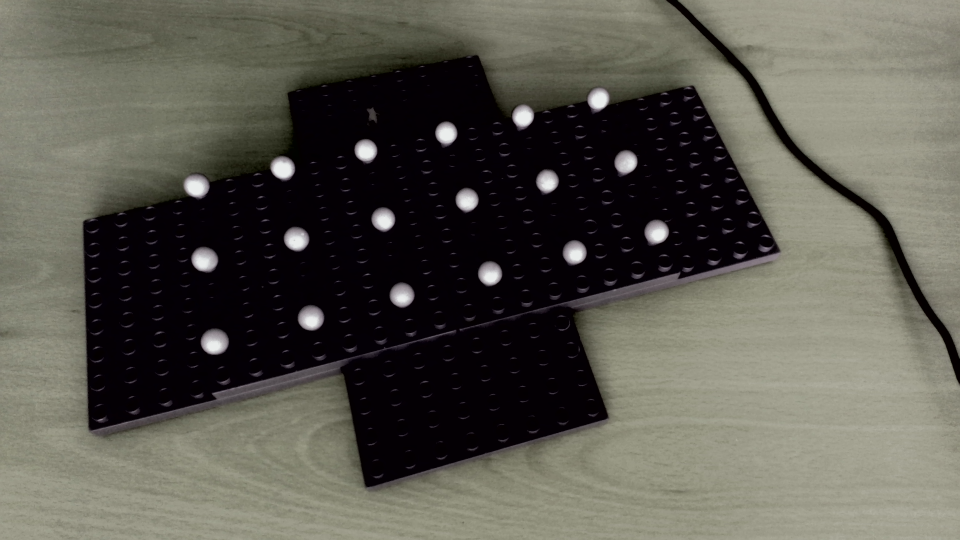
#> input picture circle_images/1_Color.png, 1920 x 1080 px, found by its file name (shown at 1/2 size)
$ python -i circle.py   (imports and definitions only)
#> lines starting #> are read from the running program, lines starting #| are printed output that depends on the picture
import numpy as np
import cv2 as cv


def make_2D_points():
    img_list = []
    points_array_2d = []
    fontFace = cv.FONT_HERSHEY_SIMPLEX
    fontScale = 1
    color = (0, 255, 0)
    thickness = 2
    lineType = cv.LINE_AA

    for i in range(10):
        # road image
        img = cv.imread('C:/AR/Augmented-Reality/circle_images/' + str(i + 1)+ '_Color.png', cv.IMREAD_GRAYSCALE)
#> img: shape (1080, 1920); min 0, max 236, mean 87.9
        img = cv.medianBlur(img,5)
        cimg = cv.cvtColor(img,cv.COLOR_GRAY2BGR)
        circles = cv.HoughCircles(img,cv.HOUGH_GRADIENT,1,50,param1=50,param2=30,minRadius=19,maxRadius= 30)
#> circles = 18 rows, first 8: [621.5, 635.5, 25.7], [1251.5, 322.5, 22.9], [429.5, 683.5, 27.3], [892.5, 265.5, 22.3], [1148.5, 504.5, 24.5], [1094.5, 361.5, 22.2], [980.5, 546.5, 24.3], [803.5, 590.5, 25.1]
        circles = np.uint16(np.around(circles))
#> circles = 18 rows, first 8: [622, 636, 26], [1252, 322, 23], [430, 684, 27], [892, 266, 22], [1148, 504, 24], [1094, 362, 22], [980, 546, 24], [804, 590, 25]
        center_pos_list = []
        for j in circles[0,:]:
            # draw the outer circle
            cv.circle(cimg,(j[0],j[1]),j[2],(0,255,0),2)
            # draw the center of the circle
            cv.circle(cimg,(j[0],j[1]),2,(0,0,255),3)
            # save center of the circle
            center_pos_list.append([[j[0],j[1]]])
            cv.putText(cimg, str(j[0]) + "," + str(j[1]),(j[0],j[1]), fontFace, fontScale, color, thickness, lineType)
#> this loop made 18 passes
#> j on passes 1 to 12: [622, 636, 26], [1252, 322, 23], [430, 684, 27], [892, 266, 22], [1148, 504, 24], [1094, 362, 22], [980, 546, 24], [804, 590, 25], [766, 438, 24], [1196, 196, 22], [594, 478, 24], [564, 336, 25]
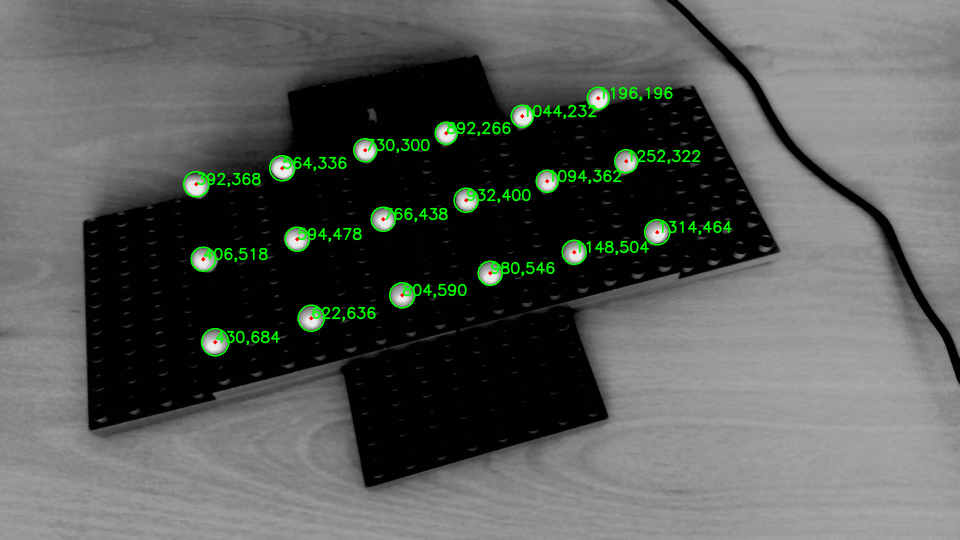
#> cimg: shape (1080, 1920, 3) (shown at 1/2 size); mean B, G, R 87.1, 90.8, 87.2
#> after the loop, center_pos_list = [[[622, 636]], [[1252, 322]], [[430, 684]], [[892, 266]], [[1148, 504]], [[1094, 362]], [[980, 546]], [[804, 590]], [[766, 438]], [[1196, 196]], [[594, 478]], [[564, 336]], [[730, 300]], [[1044, 232]], [[932, 400]], [[392, 368]], [[1314, 464]], [[406, 518]]]

        # [6 lines of commented-out code are left out]
        points_array_2d.append(np.array(center_pos_list).astype(np.float32))
    # cv.waitKey(0)
    # cv.destroyAllWindows()
    return points_array_2d

#> (the run stopped early here; a loop or call above may not have finished)
